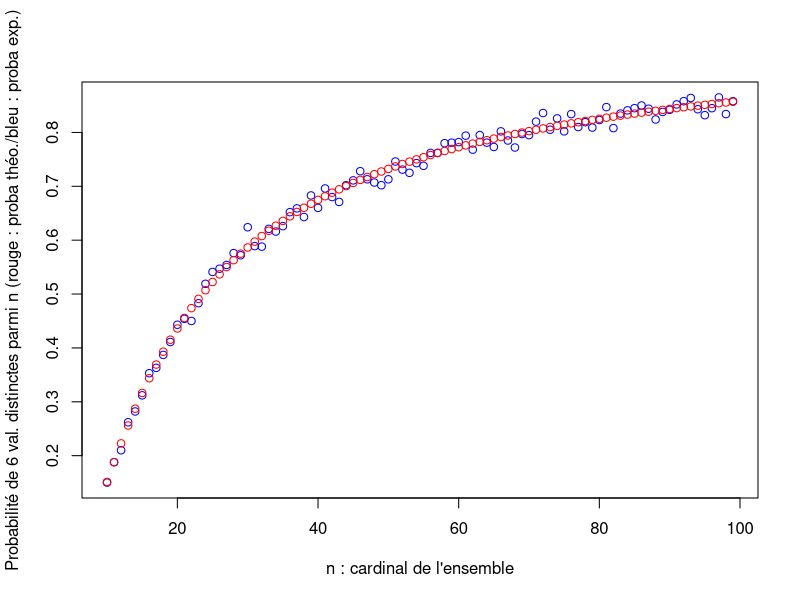
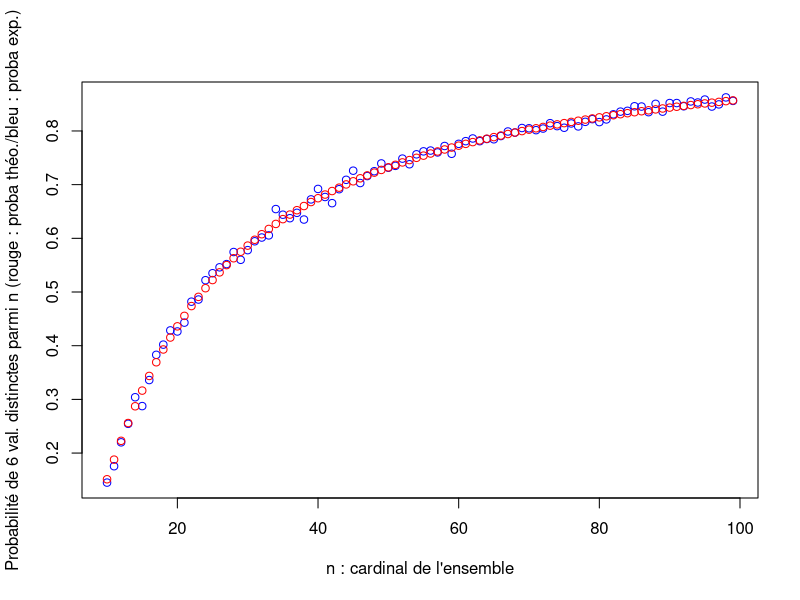

Write the R code that produced these figures, in order. (Note: this script raises an error after producing the figures.)
####################################
#####  EXERCICE 1
####################################
######################
p = function(n) 
{ x = 1:5
  return( prod(n - x)/(n^5) )
  }
#####################
##################
g = function(n)
{ x = 1:n
  z = 0
  v = sample(x, 6, replace=TRUE)
   if ( 6 == length(unique(v)) ) { z = 1}
  return( z )
  }
#############
########################
simule = function(N, n)
{ NV = rep(0, N)
  x = 0
  for (k in 1:N){ NV[k] = g(n)}
  x = sum(NV)/N
  return(x)
  }
######################
########################
N = 1000 # nombre de testes
set.seed(7486) # remplacer 1374 par 
# les 4 derniers chiffres de votre code ETUDIANT,
# en enlevant \'eventuellement z\'ero quand il est en premi\`ere position)
nV = 10:99
L = length(nV)
xV =0*nV # Initialisation
yV = 0*nV # Initialisation
# A completer
#test pour N = 1000
#Changer le xV avec for (i in 1 :L) pour que xV[i] soit simule(N, nV[i])
for(i in 1:L){xV[i] = simule(N,nV[i])}
#Changer yV avec for (i in 1 :L) pour que yV[i] soit la probabilité exacte p(nV[i])
for(i in 1:L){yV[i] = p(nV[i])}
#Faire un plot de (nV,xV) en bleu et de (nV,yV) en rouge dans la même figure.
plot(nV,xV, xlab = "n : cardinal de l'ensemble", ylab = "Probabilité de 6 val. distinctes parmi n (rouge : proba théo./bleu : proba exp.)", col="blue")
points(nV,yV, col="red")
#les proba sont proche 
# Calculer la moyenne m de xV - yV. Dans R fonction moyenne est mean()
m<-mean(xV-yV)
#proche de 0 cela veut dire que l'expérience est proche de la théorie
#Calculer la moyenne de (xV − yV − m)^2 , (c’est la variance de xV-yV).
varianceXY<-mean((xV-yV-m)^2)
#répété ces opération avec N = 2000
  N = 2000 # nombre de testes
  set.seed(7486) # remplacer 1374 par 
  # les 4 derniers chiffres de votre code ETUDIANT,
  # en enlevant \'eventuellement z\'ero quand il est en premi\`ere position)
  nV = 10:99
  L = length(nV)
  xV =0*nV # Initialisation
  yV = 0*nV # Initialisation
  #Changer le xV avec for (i in 1 :L) pour que xV[i] soit simule(N, nV[i])
  for(i in 1:L){xV[i] = simule(N,nV[i])}
  #Changer yV avec for (i in 1 :L) pour que yV[i] soit la probabilité exacte p(nV[i])
  for(i in 1:L){yV[i] = p(nV[i])}
  #Faire un plot de (nV,xV) en bleu et de (nV,yV) en rouge dans la même figure.
  plot(nV,xV, xlab = "n : cardinal de l'ensemble", ylab = "Probabilité de 6 val. distinctes parmi n (rouge : proba théo./bleu : proba exp.)", col="blue")
  points(nV,yV, col="red")
  
  # Calculer la moyenne m de xV - yV. Dans R fonction moyenne est mean()
  m<-mean(xV-yV)
  #Calculer la moyenne de (xV − yV − m)^2 , (c’est la variance de xV-yV).
  varianceXY<-mean((xV-yV-m)^2)
  

####################################
####################################
#####  EXERCICE 2
####################################
######################
f = function(m, n)
{ x = 1:n
   v = sample(x, m, replace=FALSE)
   #teste = ( v == sort(v)) # sort(v) ordonne v
   z = 0
   if ( v == sort(v) ) { z = 1 }
   return( z )
   }
#############
######################
### FONCTION DE SIMULATION: nV  est vectoriel
simuleV = function(N, m, nV)
{ NV = rep(0, N)
   nL = length(nV)
   xV = rep(0, nL)
   for (i in 1:nL){
       for (k in 1:N){ NV[k] = f(m, nV[i])}
       xV[i] = sum(NV)/N }
   return(xV)
  }
#############
########################
mV <- 2:8
pV <- 0*mV
l<- length(mV)
nV <- 10:30
N <- 500 # nombre de tests
set.seed(7486)
# Créer un vecteur pV de même taille que mV tel que
# pV[i] = mean( simuleV(N, mV[i], nV) ).
for(i in 1:l){pV[i] <- mean(simuleV(N, mV[i], nV))}
# Creer un vecteur P de meme taille que que mV tel que 
# P[i] = 1/mV[i] ! : c’est la probabilité exacte.
P<-1/mV
#Calculer le maximum des erreurs en valeurs absolues max( abs(pV - P)))
maxErreur<-max(abs(pV-p))
# Tracer en bleu les points(mV[i], pV[i]) et y ajouter en rouge la courbe (x,y)=(mV, P).
plot(mV, pV, xlab = "Taille de la suite d'entier ordonée", ylab ="Probabilité de la suite (rouge : proba exp. /bleu proba théo.)", col="red")
points(mV,P, col="blue")
#Calculer la moyenne des erreurs |pV[i] -P[i]|
moyErreur<-mean(abs(pV-p))

#Pour N = 1500
N<-1500
for(i in 1:l){pV[i] <- mean(simuleV(N, mV[i], nV))}
#Calculer le maximum des erreurs en valeurs absolues max( abs(pV - P)))
maxErreur<-max(abs(pV-p))
# Tracer en bleu les points(mV[i], pV[i]) et y ajouter en rouge la courbe (x,y)=(mV, P).
plot(mV, pV, xlab = "Taille de la suite d'entier ordonée", ylab ="Probabilité de la suite (rouge : proba exp. /bleu proba théo.)", col="red")
points(mV,P, col="blue")
#Calculer la moyenne des erreurs |pV[i] -P[i]|
moyErreur<-mean(abs(pV-p))

